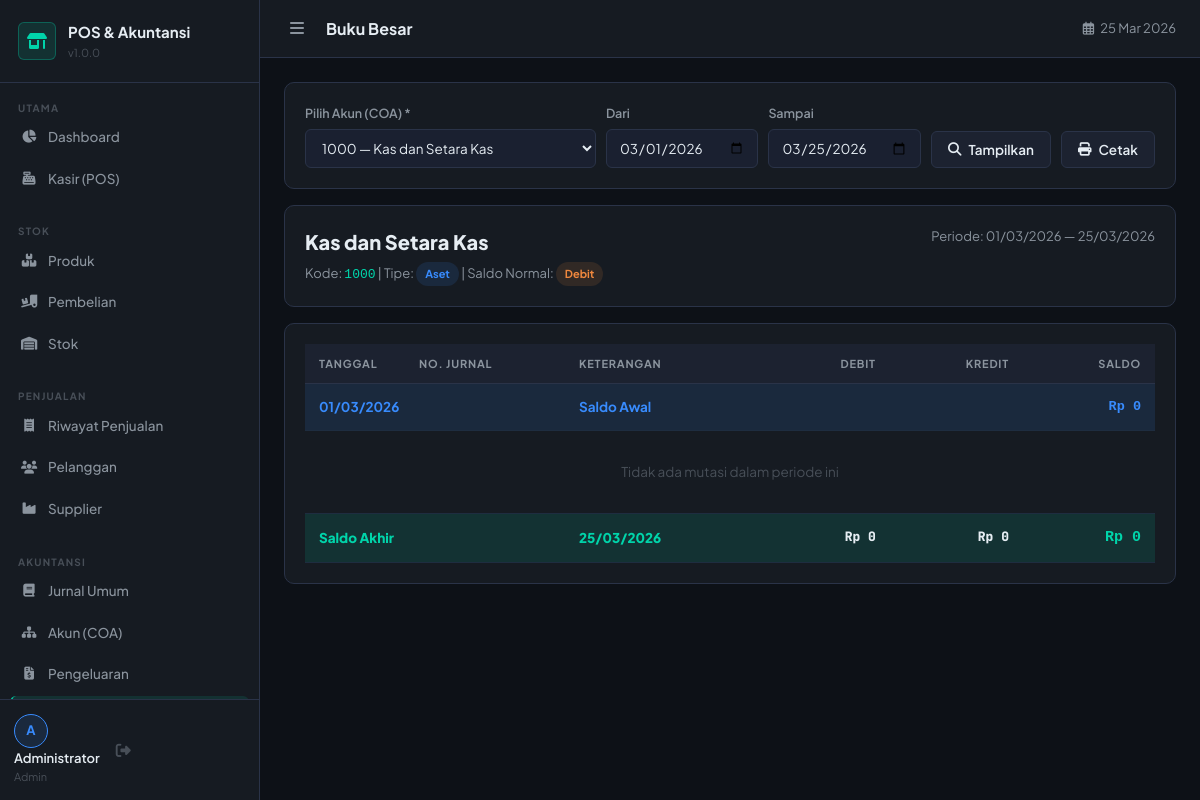
/modules/accounting/ledger.php?coa_id=1 (signed in), run on the app's committed database.
### tables this page shows
CREATE TABLE `coa` (
  `id` INT AUTO_INCREMENT PRIMARY KEY,
  `code` VARCHAR(20) UNIQUE NOT NULL,
  `name` VARCHAR(150) NOT NULL,
  `type` ENUM('aset','kewajiban','modal','pendapatan','beban') NOT NULL,
  `normal_balance` ENUM('debit','kredit') NOT NULL,
  `parent_id` INT DEFAULT NULL,
  `is_active` TINYINT(1) DEFAULT 1,
  `created_at` DATETIME DEFAULT CURRENT_TIMESTAMP,
  FOREIGN KEY (`parent_id`) REFERENCES `coa`(`id`) ON DELETE SET NULL
);

### config/database.php (called while the page is built, shortened)
<?php
function formatRupiah($amount) {
    return 'Rp ' . number_format($amount, 0, ',', '.');
}

### modules/accounting/ledger.php (the view, shortened to what this page needs)
<?php
require_once __DIR__ . '/../../config/database.php';
$from    = $_GET['from']   ?? date('Y-m-01');
$to      = $_GET['to']     ?? date('Y-m-d');
$coaId   = (int)($_GET['coa_id'] ?? 0);
$coas = $pdo->query("SELECT * FROM coa WHERE is_active=1 ORDER BY code")->fetchAll();
$ledgerData = [];
if ($coaId) {
    $coa = $pdo->query("SELECT * FROM coa WHERE id=$coaId")->fetch();
    $saldoAwal = $pdo->prepare("
        SELECT COALESCE(SUM(ji.debit),0) - COALESCE(SUM(ji.credit),0)
        FROM journal_items ji
        JOIN journals j ON ji.journal_id=j.id
        WHERE ji.coa_id=? AND j.journal_date < ?");
    $saldoAwal->execute([$coaId, $from]);
    $rawSaldoAwal = (float)$saldoAwal->fetchColumn();
    $openingBalance = ($coa['normal_balance'] === 'debit') ? $rawSaldoAwal : -$rawSaldoAwal;
    $ledgerData = [];
    $totalD = 0; $totalC = 0;
}
include dirname(__DIR__, 2) . '/includes/header.php';
?>
<div class="card" style="margin-bottom:16px">
  <form method="GET" style="display:flex;gap:10px;flex-wrap:wrap;align-items:flex-end">
    <div class="form-group" style="margin:0;flex:1;min-width:220px">
      <label class="form-label">Pilih Akun (COA) *</label>
      <select name="coa_id" class="form-control" required>
        <?php foreach ($coas as $c): ?>
        <option value="<?= $c['id'] ?>" <?= $coaId==$c['id']?'selected':'' ?>>
          <?= htmlspecialchars($c['code'] . ' — ' . $c['name']) ?>
        </option>
        <?php endforeach; ?>
      </select>
    </div>
    <div class="form-group" style="margin:0">
      <label class="form-label">Dari</label>
      <input type="date" name="from" class="form-control" value="<?= $from ?>">
    </div>
    <div class="form-group" style="margin:0">
      <label class="form-label">Sampai</label>
      <input type="date" name="to" class="form-control" value="<?= $to ?>">
    </div>
    <button type="submit" class="btn btn-secondary"><i class="fas fa-search"></i> Tampilkan</button>
    <?php if ($coaId): ?>
    <button type="button" class="btn btn-secondary" onclick="window.print()"><i class="fas fa-print"></i> Cetak</button>
    <?php endif; ?>
  </form>
</div>
<?php if ($coaId && isset($coa)): ?>
<div class="card" style="margin-bottom:16px">
  <div style="display:flex;justify-content:space-between;flex-wrap:wrap;gap:16px">
    <div>
      <div style="font-size:20px;font-weight:800"><?= htmlspecialchars($coa['name']) ?></div>
      <div style="color:var(--text-secondary);font-size:13px;margin-top:4px">
        Kode: <span style="font-family:monospace;color:var(--accent)"><?= $coa['code'] ?></span> |
        Tipe: <span class="badge badge-info"><?= ucfirst($coa['type']) ?></span> |
        Saldo Normal: <span class="badge badge-<?= $coa['normal_balance']==='debit'?'warning':'success' ?>"><?= ucfirst($coa['normal_balance']) ?></span>
      </div>
    </div>
    <div style="text-align:right">
      <div style="font-size:13px;color:var(--text-secondary)">Periode: <?= date('d/m/Y', strtotime($from)) ?> — <?= date('d/m/Y', strtotime($to)) ?></div>
    </div>
  </div>
</div>
<div class="card">
  <div class="table-wrapper">
    <table class="data-table">
      <thead>
        <tr>
          <th style="width:100px">Tanggal</th>
          <th style="width:160px">No. Jurnal</th>
          <th>Keterangan</th>
          <th style="text-align:right">Debit</th>
          <th style="text-align:right">Kredit</th>
          <th style="text-align:right">Saldo</th>
        </tr>
      </thead>
      <tbody>
        <tr style="background:var(--blue-dim)">
          <td colspan="2" style="color:var(--blue);font-weight:700"><?= date('d/m/Y', strtotime($from)) ?></td>
          <td style="color:var(--blue);font-weight:700">Saldo Awal</td>
          <td></td><td></td>
          <td style="text-align:right;font-family:monospace;font-weight:700;color:var(--blue)"><?= formatRupiah($openingBalance) ?></td>
        </tr>
        <?php if (empty($ledgerData)): ?>
        <tr><td colspan="6" style="text-align:center;padding:30px;color:var(--text-muted)">Tidak ada mutasi dalam periode ini</td></tr>
        <?php else: foreach ($ledgerData as $row): ?>
        <tr>
          <td style="font-size:12px"><?= date('d/m/Y', strtotime($row['journal_date'])) ?></td>
          <td><span style="font-family:monospace;font-size:11px"><?= $row['journal_no'] ?></span></td>
          <td>
            <div><?= htmlspecialchars($row['journal_desc']) ?></div>
            <?php if ($row['item_desc']): ?>
            <div style="font-size:11px;color:var(--text-muted)"><?= htmlspecialchars($row['item_desc']) ?></div>
            <?php endif; ?>
          </td>
          <td style="text-align:right" class="amount"><?= $row['debit'] > 0 ? formatRupiah($row['debit']) : '<span style="color:var(--text-muted)">—</span>' ?></td>
          <td style="text-align:right" class="amount"><?= $row['credit'] > 0 ? formatRupiah($row['credit']) : '<span style="color:var(--text-muted)">—</span>' ?></td>
          <td style="text-align:right;font-family:monospace;font-weight:600;color:<?= $row['running_balance'] >= 0 ? 'var(--green)' : 'var(--red)' ?>">
            <?= formatRupiah(abs($row['running_balance'])) ?><?= $row['running_balance'] < 0 ? ' (K)' : '' ?>
          </td>
        </tr>
        <?php endforeach; endif; ?>
        <?php
        $closingBalance = isset($ledgerData) && !empty($ledgerData)
            ? end($ledgerData)['running_balance']
            : $openingBalance;
        ?>
        <tr style="background:var(--accent-dim);font-weight:800">
          <td colspan="2" style="color:var(--accent)">Saldo Akhir</td>
          <td style="color:var(--accent)"><?= date('d/m/Y', strtotime($to)) ?></td>
          <td style="text-align:right" class="amount"><?= isset($totalD) ? formatRupiah($totalD) : '' ?></td>
          <td style="text-align:right" class="amount"><?= isset($totalC) ? formatRupiah($totalC) : '' ?></td>
          <td style="text-align:right;font-family:monospace;color:var(--accent);font-size:15px"><?= formatRupiah(abs($closingBalance)) ?></td>
        </tr>
      </tbody>
    </table>
  </div>
</div>
<?php endif; ?>
<?php include dirname(__DIR__, 2) . '/includes/footer.php'; ?>

### assets/css/style.css (style rules this page uses)
:root { --bg-base: #0d1117; --bg-surface: #161b22; --bg-elevated: #1c2230; --bg-input: #1a2030; --border: #2a3348; --border-light: #1e2d40; --text-primary: #e6edf3; --text-secondary:#8b949e; --text-muted: #484f58; --accent: #00d4aa; --accent-dim: rgba(0,212,170,.12); --accent-hover: #00f5c4; --blue: #388bfd; --blue-dim: rgba(56,139,253,.12); --orange: #f0883e; --orange-dim: rgba(240,136,62,.12); --red: #f85149; --red-dim: rgba(248,81,73,.12); --green: #3fb950; --green-dim: rgba(63,185,80,.12); --yellow: #e3b341; --sidebar-w: 260px; --topbar-h: 58px; --radius: 10px; --radius-sm: 6px; --shadow: 0 4px 20px rgba(0,0,0,.35); --transition: .2s cubic-bezier(.4,0,.2,1); }
*, *::before, *::after { box-sizing: border-box; margin: 0; padding: 0; }
html { scroll-behavior: smooth; }
body { font-family: 'Plus Jakarta Sans', sans-serif; background: var(--bg-base); color: var(--text-primary); display: flex; min-height: 100vh; font-size: 14px; line-height: 1.6; }
.card { background: var(--bg-surface); border: 1px solid var(--border); border-radius: var(--radius); padding: 20px; margin-bottom: 20px; }
.table-wrapper { overflow-x: auto; }
table.data-table { width: 100%; border-collapse: collapse; }
.data-table th { background: var(--bg-elevated); color: var(--text-secondary); font-size: 11px; font-weight: 700; letter-spacing: .8px; text-transform: uppercase; padding: 11px 14px; text-align: left; border-bottom: 1px solid var(--border); }
.data-table td { padding: 12px 14px; border-bottom: 1px solid var(--border-light); color: var(--text-primary); font-size: 13.5px; }
.data-table .amount { font-family: 'JetBrains Mono', monospace; font-size: 13px; }
.form-group { display: flex; flex-direction: column; gap: 6px; }
.form-label { font-size: 12.5px; font-weight: 600; color: var(--text-secondary); }
.form-control { background: var(--bg-input); border: 1px solid var(--border); border-radius: var(--radius-sm); padding: 9px 12px; color: var(--text-primary); font-family: inherit; font-size: 13.5px; transition: border-color var(--transition); width: 100%; }
select.form-control option { background: var(--bg-elevated); }
.btn { display: inline-flex; align-items: center; gap: 7px; padding: 9px 16px; border-radius: var(--radius-sm); font-family: inherit; font-size: 13.5px; font-weight: 600; cursor: pointer; border: 1px solid transparent; transition: all var(--transition); text-decoration: none; white-space: nowrap; }
.btn-secondary { background: var(--bg-elevated); color: var(--text-primary); border-color: var(--border); }
.badge { display: inline-block; padding: 3px 9px; border-radius: 20px; font-size: 11px; font-weight: 700; }
.badge-warning { background: var(--orange-dim); color: var(--orange); }
.badge-info { background: var(--blue-dim); color: var(--blue); }

### data on the page
coa: name "Kas dan Setara Kas", code "1000", type "Aset", normal_balance "Debit"

### other printed values
APP_NAME "POS & Akuntansi"
APP_VERSION "1.0.0"
substr($_SESSION['full_name']??'A',0,1) "A"
$_SESSION['full_name'] "Administrator"
$_SESSION['role'] "Admin"
$pageTitle "Buku Besar"
formatRupiah($openingBalance) "Rp 0"
formatRupiah($totalD) "Rp 0"
formatRupiah($totalC) "Rp 0"
formatRupiah(abs($closingBalance)) "Rp 0"
form field coa_id "1000 — Kas dan Setara Kas"
